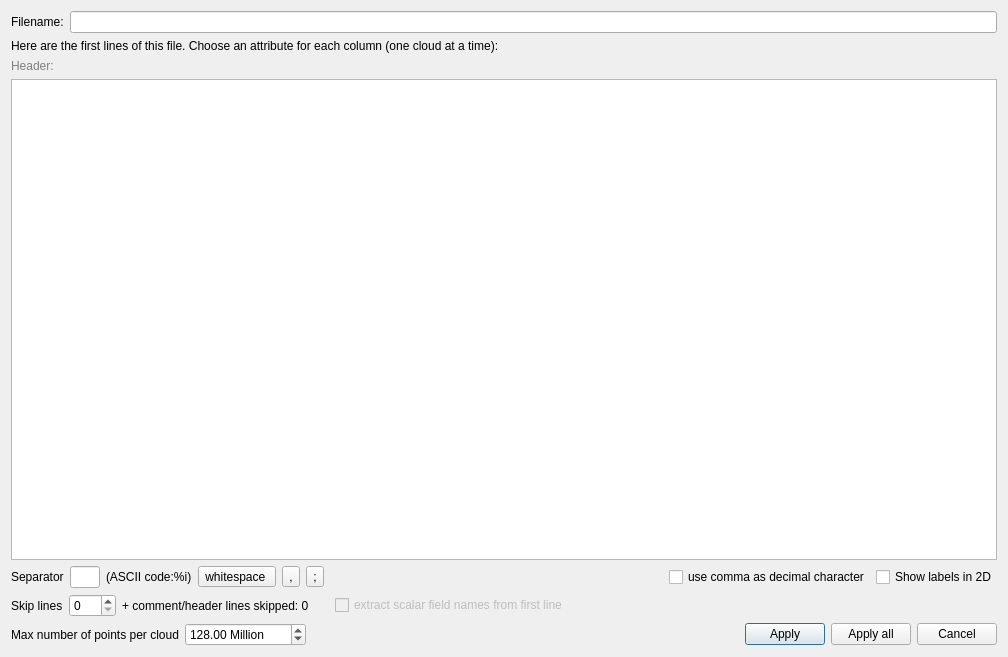
<?xml version="1.0" encoding="UTF-8"?>
<ui version="4.0">
 <class>AsciiOpenDialog</class>
 <widget class="QDialog" name="AsciiOpenDialog">
  <property name="geometry">
   <rect>
    <x>0</x>
    <y>0</y>
    <width>1008</width>
    <height>657</height>
   </rect>
  </property>
  <property name="sizePolicy">
   <sizepolicy hsizetype="Preferred" vsizetype="Fixed">
    <horstretch>0</horstretch>
    <verstretch>0</verstretch>
   </sizepolicy>
  </property>
  <property name="windowTitle">
   <string>Open Ascii File</string>
  </property>
  <layout class="QVBoxLayout" name="verticalLayout">
   <item>
    <layout class="QHBoxLayout" name="horizontalLayout_2">
     <item>
      <widget class="QLabel" name="label_3">
       <property name="text">
        <string>Filename:</string>
       </property>
      </widget>
     </item>
     <item>
      <widget class="QLineEdit" name="lineEditFileName">
       <property name="sizePolicy">
        <sizepolicy hsizetype="Expanding" vsizetype="Fixed">
         <horstretch>0</horstretch>
         <verstretch>0</verstretch>
        </sizepolicy>
       </property>
       <property name="readOnly">
        <bool>true</bool>
       </property>
      </widget>
     </item>
    </layout>
   </item>
   <item>
    <widget class="QLabel" name="label">
     <property name="text">
      <string>Here are the first lines of this file. Choose an attribute for each column (one cloud at a time):</string>
     </property>
    </widget>
   </item>
   <item>
    <widget class="QLabel" name="headerLabel">
     <property name="styleSheet">
      <string notr="true">color: grey;</string>
     </property>
     <property name="text">
      <string>Header:</string>
     </property>
    </widget>
   </item>
   <item>
    <widget class="QScrollArea" name="scrollArea">
     <property name="frameShape">
      <enum>QFrame::NoFrame</enum>
     </property>
     <property name="widgetResizable">
      <bool>true</bool>
     </property>
     <widget class="QWidget" name="scrollAreaWidgetContents">
      <property name="geometry">
       <rect>
        <x>0</x>
        <y>0</y>
        <width>990</width>
        <height>486</height>
       </rect>
      </property>
      <layout class="QVBoxLayout" name="verticalLayout_2">
       <property name="leftMargin">
        <number>0</number>
       </property>
       <property name="topMargin">
        <number>0</number>
       </property>
       <property name="rightMargin">
        <number>0</number>
       </property>
       <property name="bottomMargin">
        <number>0</number>
       </property>
       <item>
        <widget class="QTableWidget" name="tableWidget">
         <property name="editTriggers">
          <set>QAbstractItemView::NoEditTriggers</set>
         </property>
         <property name="alternatingRowColors">
          <bool>true</bool>
         </property>
         <property name="selectionMode">
          <enum>QAbstractItemView::NoSelection</enum>
         </property>
         <property name="cornerButtonEnabled">
          <bool>false</bool>
         </property>
         <attribute name="verticalHeaderVisible">
          <bool>false</bool>
         </attribute>
        </widget>
       </item>
      </layout>
     </widget>
    </widget>
   </item>
   <item>
    <layout class="QHBoxLayout" name="horizontalLayout">
     <item>
      <widget class="QLabel" name="label_2">
       <property name="text">
        <string>Separator</string>
       </property>
      </widget>
     </item>
     <item>
      <widget class="QLineEdit" name="lineEditSeparator">
       <property name="sizePolicy">
        <sizepolicy hsizetype="Preferred" vsizetype="Fixed">
         <horstretch>0</horstretch>
         <verstretch>0</verstretch>
        </sizepolicy>
       </property>
       <property name="maximumSize">
        <size>
         <width>30</width>
         <height>16777215</height>
        </size>
       </property>
       <property name="maxLength">
        <number>1</number>
       </property>
      </widget>
     </item>
     <item>
      <widget class="QLabel" name="asciiCodeLabel">
       <property name="text">
        <string>(ASCII code:%i)</string>
       </property>
      </widget>
     </item>
     <item>
      <layout class="QHBoxLayout">
       <item>
        <widget class="QToolButton" name="toolButtonShortcutSpace">
         <property name="toolTip">
          <string>space</string>
         </property>
         <property name="text">
          <string>whitespace </string>
         </property>
        </widget>
       </item>
       <item>
        <widget class="QToolButton" name="toolButtonShortcutComma">
         <property name="toolTip">
          <string>comma</string>
         </property>
         <property name="text">
          <string notr="true">,</string>
         </property>
        </widget>
       </item>
       <item>
        <widget class="QToolButton" name="toolButtonShortcutSemicolon">
         <property name="toolTip">
          <string>semicolon</string>
         </property>
         <property name="text">
          <string notr="true">;</string>
         </property>
        </widget>
       </item>
       <item>
        <spacer name="horizontalSpacer_2">
         <property name="orientation">
          <enum>Qt::Horizontal</enum>
         </property>
         <property name="sizeHint" stdset="0">
          <size>
           <width>40</width>
           <height>20</height>
          </size>
         </property>
        </spacer>
       </item>
       <item>
        <widget class="QCheckBox" name="commaDecimalCheckBox">
         <property name="text">
          <string>use comma as decimal character</string>
         </property>
        </widget>
       </item>
       <item>
        <widget class="QCheckBox" name="show2DLabelsCheckBox">
         <property name="toolTip">
          <string>Show labels in 2D (not recommended over 50).
Otherwise labels are shown in 3D.</string>
         </property>
         <property name="text">
          <string>Show labels in 2D</string>
         </property>
        </widget>
       </item>
      </layout>
     </item>
    </layout>
   </item>
   <item>
    <layout class="QHBoxLayout" name="horizontalLayout_3">
     <item>
      <widget class="QLabel" name="label_4">
       <property name="text">
        <string>Skip lines</string>
       </property>
      </widget>
     </item>
     <item>
      <widget class="QSpinBox" name="spinBoxSkipLines">
       <property name="maximum">
        <number>999</number>
       </property>
      </widget>
     </item>
     <item>
      <widget class="QLabel" name="commentLinesSkippedLabel">
       <property name="text">
        <string>+ comment/header lines skipped: 0</string>
       </property>
      </widget>
     </item>
     <item>
      <spacer name="horizontalSpacer_3">
       <property name="orientation">
        <enum>Qt::Horizontal</enum>
       </property>
       <property name="sizeType">
        <enum>QSizePolicy::Fixed</enum>
       </property>
       <property name="sizeHint" stdset="0">
        <size>
         <width>20</width>
         <height>20</height>
        </size>
       </property>
      </spacer>
     </item>
     <item>
      <widget class="QCheckBox" name="extractSFNamesFrom1stLineCheckBox">
       <property name="enabled">
        <bool>false</bool>
       </property>
       <property name="text">
        <string>extract scalar field names from first line</string>
       </property>
      </widget>
     </item>
     <item>
      <spacer name="horizontalSpacer_4">
       <property name="orientation">
        <enum>Qt::Horizontal</enum>
       </property>
       <property name="sizeHint" stdset="0">
        <size>
         <width>40</width>
         <height>20</height>
        </size>
       </property>
      </spacer>
     </item>
    </layout>
   </item>
   <item>
    <widget class="QWidget" name="buttonWidget" native="true">
     <layout class="QHBoxLayout" name="horizontalLayout_5">
      <property name="leftMargin">
       <number>0</number>
      </property>
      <property name="topMargin">
       <number>0</number>
      </property>
      <property name="rightMargin">
       <number>0</number>
      </property>
      <property name="bottomMargin">
       <number>0</number>
      </property>
      <item>
       <widget class="QLabel" name="label_5">
        <property name="text">
         <string>Max number of points per cloud</string>
        </property>
       </widget>
      </item>
      <item>
       <widget class="QDoubleSpinBox" name="maxCloudSizeDoubleSpinBox">
        <property name="suffix">
         <string> Million</string>
        </property>
        <property name="decimals">
         <number>2</number>
        </property>
        <property name="minimum">
         <double>0.010000000000000</double>
        </property>
        <property name="maximum">
         <double>1000000.000000000000000</double>
        </property>
        <property name="value">
         <double>128.000000000000000</double>
        </property>
       </widget>
      </item>
      <item>
       <spacer name="horizontalSpacer_5">
        <property name="orientation">
         <enum>Qt::Horizontal</enum>
        </property>
        <property name="sizeHint" stdset="0">
         <size>
          <width>157</width>
          <height>20</height>
         </size>
        </property>
       </spacer>
      </item>
      <item>
       <widget class="QPushButton" name="applyButton">
        <property name="text">
         <string>Apply</string>
        </property>
       </widget>
      </item>
      <item>
       <widget class="QPushButton" name="applyAllButton">
        <property name="text">
         <string>Apply all</string>
        </property>
       </widget>
      </item>
      <item>
       <widget class="QPushButton" name="cancelButton">
        <property name="text">
         <string>Cancel</string>
        </property>
       </widget>
      </item>
     </layout>
    </widget>
   </item>
  </layout>
 </widget>
 <resources/>
 <connections/>
</ui>
